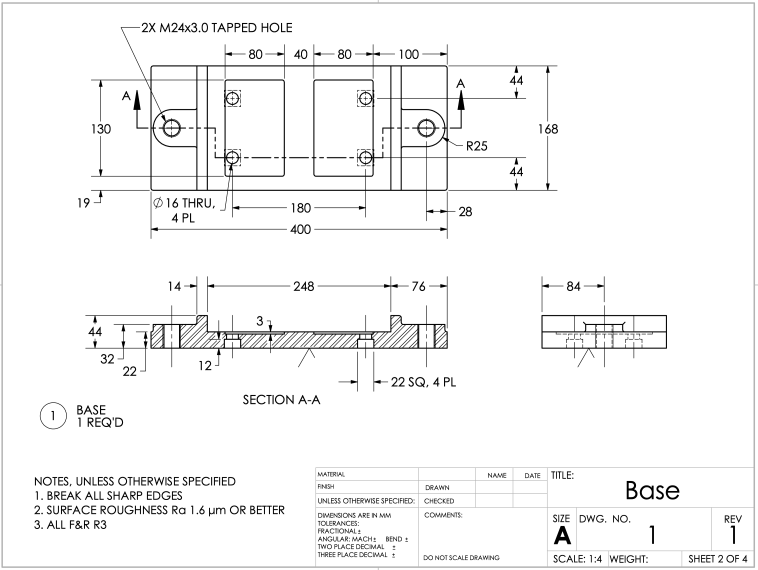
#> input picture images/ref_images/base_ref.png, 2272 x 1710 px (shown at 1/3 size)
$ python resize_an_img.py ../images/ref_images/base_ref.png out.png
#> lines starting #> are read from the running program, lines starting #| are printed output that depends on the picture
import argparse
from pathlib import Path

from PIL import Image


def positive_int(value):
    number = int(value)
    if number <= 0:
        raise argparse.ArgumentTypeError("Dimensions must be positive integers.")
    return number


def resize_image(input_path, output_path, size=(800, 600)):
#> called with size = (800, 600)
    with Image.open(input_path) as image:
#> image is the input picture: PIL image 2272x1710 RGBA; mean R, G, B, A 245.6, 245.6, 245.6, 255
        resized = image.resize(size, Image.Resampling.LANCZOS)
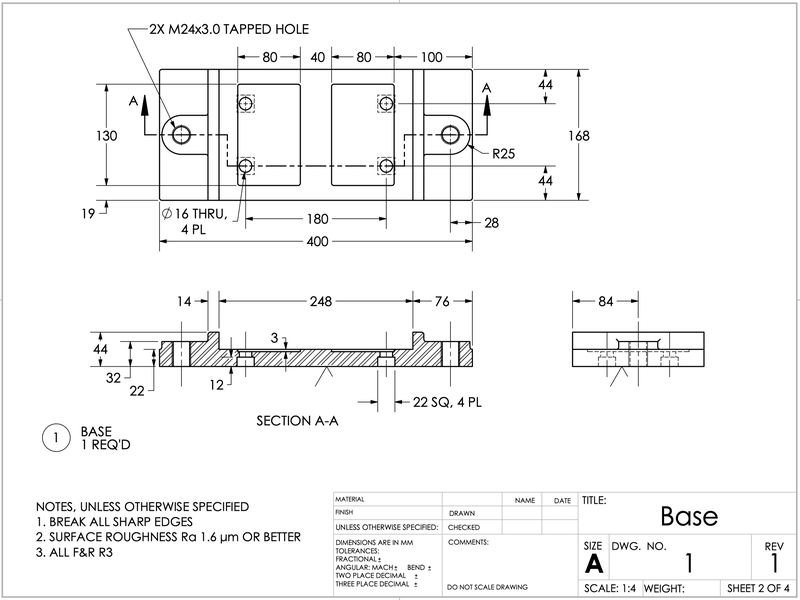
#> resized: PIL image 800x600 RGBA; mean R, G, B, A 244.9, 244.9, 244.9, 255
    Path(output_path).parent.mkdir(parents=True, exist_ok=True)
    resized.save(output_path)
    print(f"Image resized to {size} and saved to {output_path}")


def main():
    parser = argparse.ArgumentParser(description="Resize an image to the specified width and height.")
    parser.add_argument("input", type=Path, help="Input image")
    parser.add_argument("output", type=Path, help="Output image")
    parser.add_argument("--width", type=positive_int, default=800)
    parser.add_argument("--height", type=positive_int, default=600)
    args = parser.parse_args()
    if not args.input.is_file():
        parser.error(f"Input image does not exist: {args.input}")
    resize_image(args.input, args.output, (args.width, args.height))


if __name__ == "__main__":
    main()
